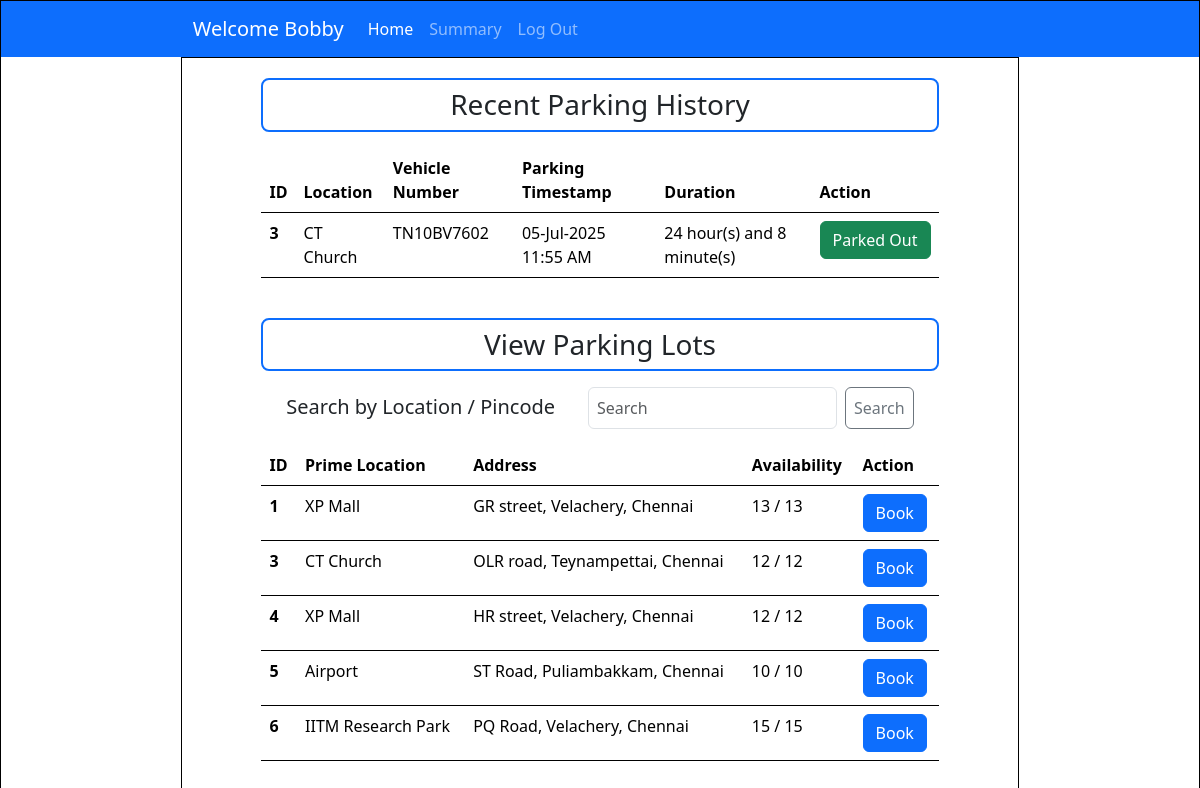
The app's page /user_dashboard (signed in), older data.
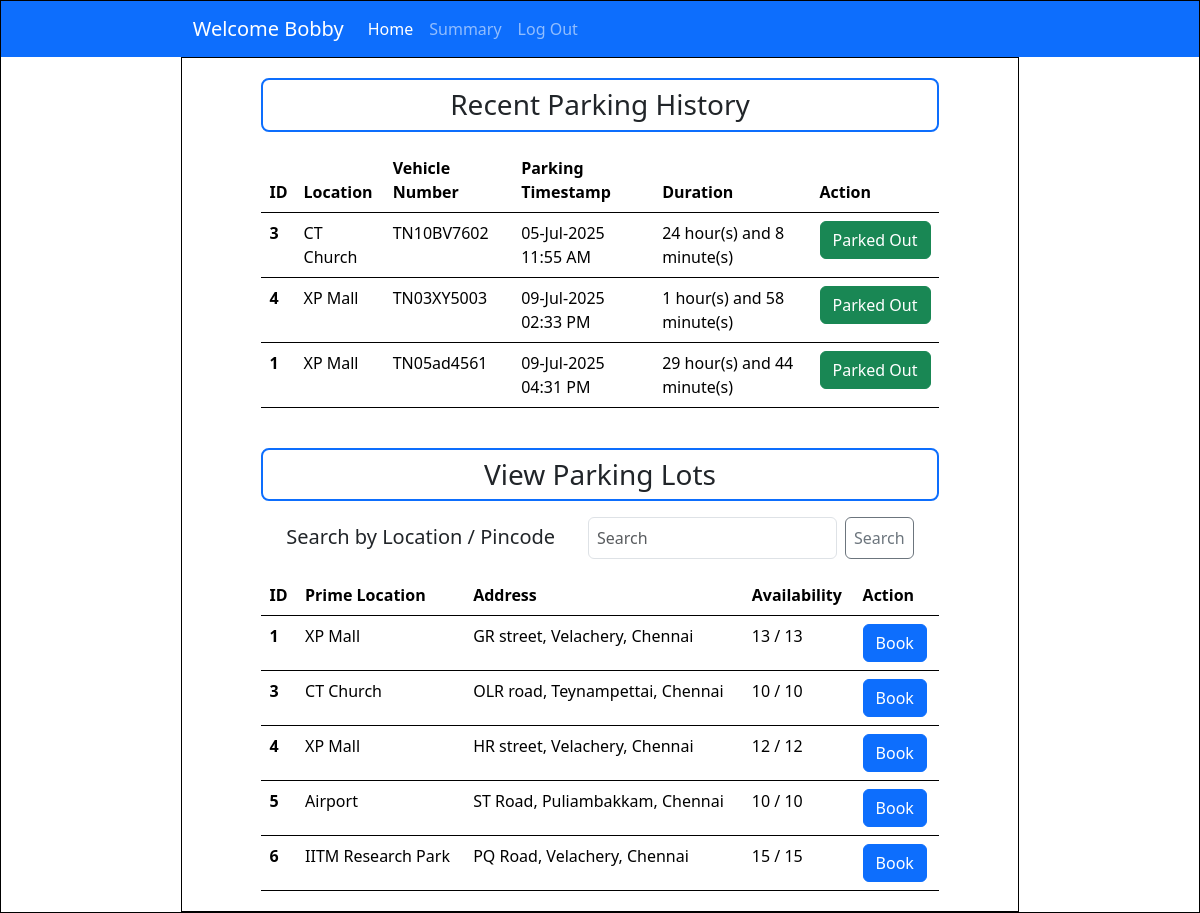
The same page, newer data.
### controllers/models.py (models this page shows)
class User(db.Model, UserMixin):
    id = db.Column(db.Integer, primary_key=True)
    username = db.Column(db.String, unique=True, nullable = False)
    password = db.Column(db.String, nullable=False)
    name = db.Column(db.String, nullable=False)
    address = db.Column(db.String, nullable=False)
    type = db.Column(db.String, default="general")
    pincode = db.Column(db.String(6), nullable=False)
    reservations = db.relationship('Reservation', backref='user')

class ParkingLot(db.Model):
    id = db.Column(db.Integer, primary_key = True)
    prime_location_name = db.Column(db.String, nullable=False)
    price = db.Column(db.Integer, nullable=False)
    address = db.Column(db.String, nullable=False)
    pincode = db.Column(db.Integer,nullable = False)
    maximum_spots = db.Column(db.Integer, nullable=False)
    active = db.Column(db.Boolean, nullable=False, default=True)
    spots = db.relationship('ParkingSpot', backref='lot')

class Reservation(db.Model):
    id = db.Column(db.Integer, primary_key = True)
    spot_id = db.Column(db.Integer, db.ForeignKey('parking_spot.id'), nullable=False)
    user_id = db.Column(db.Integer, db.ForeignKey('user.id'), nullable = False)
    lot_id = db.Column(db.Integer, db.ForeignKey('parking_lot.id'), nullable = False)
    parking_timestamp = db.Column(db.DateTime(timezone=True), nullable=False)
    leaving_timestamp = db.Column(db.DateTime(timezone=True), nullable=True)
    parking_price = db.Column(db.Integer, nullable=False)
    cost = db.Column(db.Integer, nullable=True)
    vehicle_no = db.Column(db.String, nullable=False)

### controllers/controller.py (the view, shortened to what this page needs)
@app.route("/user_dashboard", methods=["GET", "POST"])
@login_required
def user_dashboard():
    lots = ParkingLot.query.filter_by(active=1)
    lots_avl = []
    keyword = ""
    for lot in lots:
        total_spots = ParkingSpot.query.filter_by(lot_id=lot.id, active=1).count()
        avl_spots = ParkingSpot.query.filter_by(lot_id=lot.id, status="A").count()
        lots_avl.append({
            "lot": lot,
            "available": avl_spots,
            "total": total_spots
        })
    reservations = Reservation.query.filter_by(user_id=current_user.id)
    parking_history = []
    for event in reservations:
        lot = ParkingLot.query.filter_by(id=event.lot_id).first()
        duration='Not yet released'
        if event.leaving_timestamp!=None:
            total_minutes = int((event.leaving_timestamp - event.parking_timestamp).total_seconds() / 60)
            duration = "{} hour(s) and {} minute(s)".format(total_minutes//60, total_minutes%60 )
        parking_history.append({"booking": event, "lot": lot, "duration": duration })
    return render_template("user_home.html", lots=lots_avl, user=current_user, history=parking_history)

### app.py (called while the page is built)
@login_manager.user_loader
def load_user(user_id):
    return User.query.get(int(user_id))

### templates/user_home.html (shortened to what this page needs)
<!DOCTYPE html>
<html lang="en">
<head>
    <link href="https://cdn.jsdelivr.net/npm/bootstrap@5.3.6/dist/css/bootstrap.min.css" rel="stylesheet"
>
    <link rel="stylesheet" href="../static/style.css">
</head>
<body>
    <div id="main">
        <nav class="navbar navbar-expand-lg bg-primary" data-bs-theme="dark">
            <div class="container-fluid">
                <a class="navbar-brand" href="#">Welcome {{user.name}}</a>
                <div class="collapse navbar-collapse" id="navbarNavAltMarkup">
                    <div class="navbar-nav">
                        <a class="nav-link active" aria-current="page" href="#">Home</a>
                        <a class="nav-link" href="/summary">Summary</a>
                        <a class="nav-link" href="/login">Log Out</a>
                    </div>
                </div>
            </div>
        </nav>
        <div id="canvas">
            <div class="h3 text-center pt-2 pb-2 mb-3 rounded-3 border border-2 border-primary" style="margin: auto; width: 85%;">Recent Parking History</div>
            <table class="table" style="margin: auto; width: 85%; border: 2px;">
                <thead>
                    <tr>
                        <th scope="col">ID</th>
                        <th scope="col">Location</th>
                        <th scope="col">Vehicle Number</th>
                        <th scope="col">Parking Timestamp</th>
                        <th scope="col">Duration</th>
                        <th scope="col">Action</th>
                    </tr>
                </thead>
                <tbody>
                    {% for event in history %}
                    <tr>
                        <th scope="row">{{ event.lot.id }}</th>
                        <td>{{ event.lot.prime_location_name }}</td>
                        <td>{{ event.booking.vehicle_no }}</td>
                        <td>{{ event.booking.parking_timestamp.strftime('%d-%b-%Y %I:%M %p') }}</td>
                        <td>{{ event.duration }}</td>
                        <td>
                            {% if not event.booking.leaving_timestamp %}
                            <div>
                                <a href="{{ url_for('release_spot', booking_id=event.booking.id) }}"
                                    class="btn btn-danger">Release</a>
                            </div>
                            {% else %}
                            <div>
                                <input type="button" class="btn btn-success readonly" value="Parked Out">
                            </div>
                            {% endif %}
                        </td>
                    </tr>
                    {% endfor %}
                </tbody>
            </table>
            <br>
            <div class="h3 text-center pt-2 pb-2 mt-3 mb-3 rounded-3 border border-2 border-primary" style="margin: auto; width: 85%;">View Parking Lots</div>
                <div class="d-flex justify-content-evenly align-self-center flex-row mb-3" style="width: 85%; margin:auto">
                    <p class="h5 mb-0 mt-2">Search by Location / Pincode</p>
                    <form class="d-flex" role="search" method="post">
                        <input class="form-control p-2 mx-2" type="search" placeholder="Search" name="keyword" aria-label="Search" />
                        <button class="btn btn-outline-secondary p-2" type="submit">Search</button>
                    </form>
                </div>
            <table class="table" style="margin: auto; width: 85%; border: 2px;">
                <thead>
                    <tr>
                        <th scope="col">ID</th>
                        <th scope="col">Prime Location</th>
                        <th scope="col">Address</th>
                        <th scope="col">Availability</th>
                        <th scope="col">Action</th>
                    </tr>
                </thead>
                <tbody>
                    {% for item in lots %}
                    <tr>
                        <th scope="row">{{ item.lot.id }}</th>
                        <td>{{ item.lot.prime_location_name }}</td>
                        <td>{{ item.lot.address }}</td>
                        <td>{{ item.available }} / {{ item.total }}</td>
                        <td>
                            <div>
                                <a href="{{ url_for('book_spot', lot_id=item.lot.id) }}"
                                    class="btn btn-primary">Book</a>
                            </div>
                        </td>
                    </tr>
                    {% endfor %}
                </tbody>
            </table>
        </div>
    </div>
</body>
</html>

### static/style.css (style rules this page uses)
* { margin: 0px; }
#main, #canvas { border: 1px solid black; }
#canvas { width: 70%; margin: auto; height: auto; min-height: 760px; padding: 20px }
.navbar { padding-left: 15%; padding-right: 15%; }

Row changes from the older to the newer data that the page shows:
added Reservation: booking.vehicle_no "TN03XY5003", booking.parking_timestamp "09-Jul-2025 02:33 PM"
added Reservation: booking.vehicle_no "TN05ad4561", booking.parking_timestamp "09-Jul-2025 04:31 PM"
Text that changed along with them:
new list line: "4 XP Mall"
new list line: "1 hour(s) and 58 minute(s) Parked Out"
new list line: "1 XP Mall"
new list line: "29 hour(s) and 44 minute(s) Parked Out"
new list line: "3 CT Church OLR road, Teynampettai, Chennai"
new list line: "10 / 10 Book"
list line gone: "3 CT Church OLR road, Teynampettai, Chennai"
list line gone: "12 / 12 Book"
